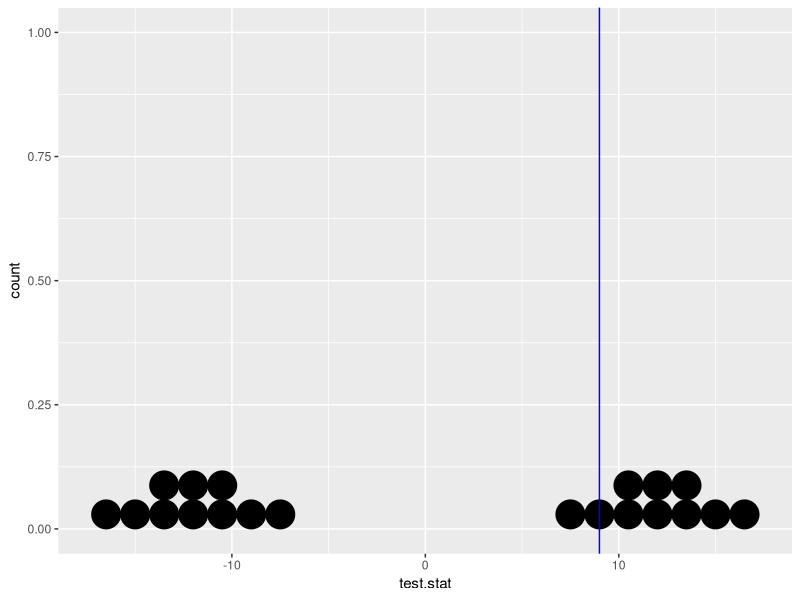

Generate this figure with R:
library(ggplot2)

# Question2 (a)

trt1 <- c(10, 15, 50)
trt2 <- c(12, 17, 19)
trt.comb <- c(trt1, trt2)

stats <- mean(trt1) - mean(trt2)

all.permutation <- combn(6, 3)

B <- choose(6, 3)
test.stat <- rep(NA, B)

for (i in 1:B){
  
  T1.ind <- all.permutation[,i]
  new.Y1 <- trt.comb[T1.ind]
  new.Y2 <- trt.comb[-T1.ind]
  test.stat[i] <- mean(new.Y1) - mean(new.Y2)
}

sum(test.stat >= stats) / B


ggplot(as.data.frame(test.stat), aes(x=test.stat))+
  geom_dotplot(method='histodot',binwidth=1.5)+
  geom_vline(xintercept=stats, color='blue')
  
# Question2 (b)

stats2 <- sum(trt1) - sum(trt2)
test.stat2 <- rep(NA, B)


for (i in 1:B){
  T1.ind <- all.permutation[,i]
  new.Y1 <- trt.comb[T1.ind]
  new.Y2 <- trt.comb[-T1.ind]
  test.stat2[i] <- sum(new.Y1) - sum(new.Y2)
}

sum(test.stat2 >= stats2) / B


#############################################

# Question3 (a)

speciesA <- c(5.1, 9.4, 7.2, 8.1, 8.8)
speciesB <- c(2.5, 4.2, 6.9, 5.5, 5.3)
class <- c(rep(1, 5), rep(2, 5))

species <- c(speciesA, speciesB)
species.rank <- rank(species)


species.rank1 <- species.rank[class==1]
species.rank2 <- species.rank[class==2]


Wilcoxon.obs <- mean(species.rank1) - 
  mean(species.rank2)



all.permutation2 <- combn(10,5)
B2 <- choose(10, 5)

test.stats3 <- rep(NA, B2)


for (i in 1:B2){
  T1.ind <- all.permutation2[,i]
  rank1 <- species.rank[T1.ind]
  rank2 <- species.rank[-T1.ind]
  interest <- mean(rank1) - mean(rank2)
  test.stats3[i] <- interest
}

sum(test.stats3 >= Wilcoxon.obs)/B2


# Question3 (b)

mean.rank <- mean(species.rank)
var.rank <- mean(species.rank^2) - mean(species.rank)^2

wilcox.mean <- 5*mean.rank
wilcox.var <- (5*5*var.rank)/9

z.score <- (sum(species.rank1) - wilcox.mean) / sqrt(wilcox.var)

1-pnorm(z.score)
